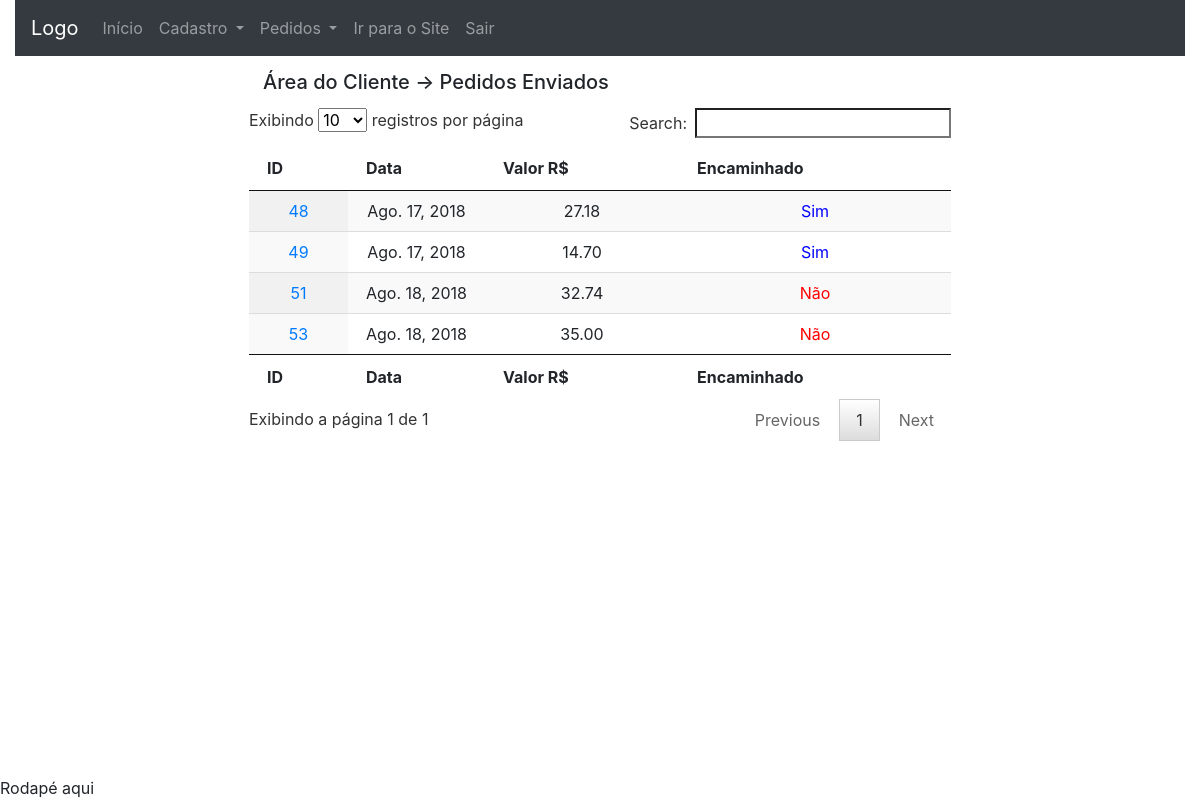
The app's page /area_do_cliente/my_orders/ (signed in), older data.
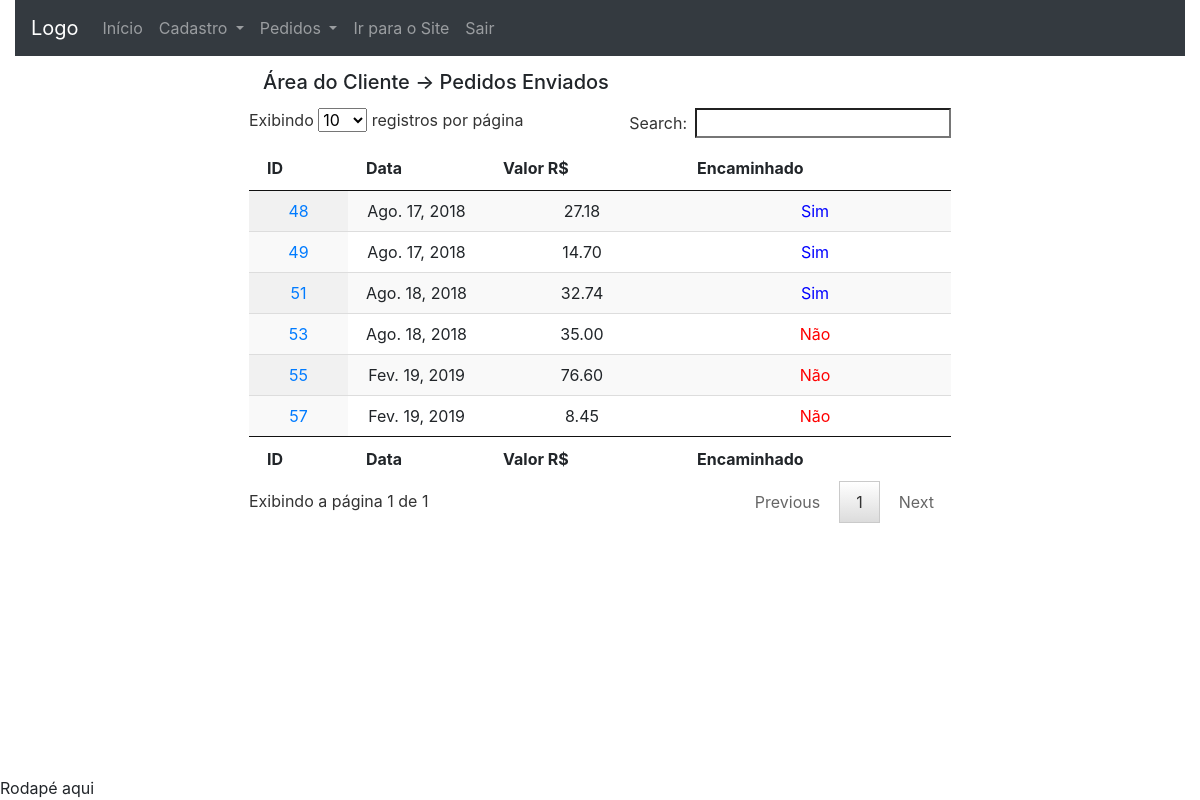
The same page, newer data.
### checkout/models.py (models this page shows, shortened)
class Order(models.Model):
	date = models.DateField(default=date.today, editable=False)
	value = models.DecimalField('Valor R$', max_digits=10,
		decimal_places=2, default=0)
	user = models.ForeignKey(User, on_delete=models.CASCADE,
		null=True, blank=True)
	delivery_address_is_the_same = models.BooleanField(
		verbose_name='Entregar no endereço cadastrado',
		default=True,
		blank=True)
	logradouro = models.CharField('Rua/Avenida', max_length=100,
		null=True, blank=True, default='')
	numero = models.CharField('Número', max_length=100,
		null=True, blank=True, default='')
	cep = models.CharField('CEP', max_length=10, null=True,
		blank=True, default='')
	complemento = models.CharField('Complamento', max_length=100,
		null=True, blank=True, default='')
	bairro = models.CharField('Bairro', max_length=100, null=True,
		blank=True, default='')
	cidade = models.CharField('Cidade', max_length=100, null=True,
		blank=True, default='')
	estado = models.CharField('Estado', max_length=100, null=True,
		blank=True, default='')
	transaction_id = models.CharField('ID da transação', max_length=100,
		null=True, blank=True)
	status_order = models.CharField('Status do Pedido', max_length=10,
		choices=STATUS_ORDER, default='A')
	status_pg = models.CharField('Status PagSeguro', max_length=10,
		choices=STATUS_PAGSEGURO, null=True, blank=True)
	sended = models.BooleanField(
		verbose_name='Enviado',
		default=False,
		blank=True)
	forwarded = models.BooleanField(
		verbose_name='Encaminhado',
		default=False,
		blank=True)
	money = models.DecimalField('Dinheiro R$', max_digits=10,
		decimal_places=2, default=0)
	class Meta:
		verbose_name = 'Pedido'
		verbose_name_plural = 'Pedidos'
		ordering = ['date']
	objects = models.Manager() # The default manager.
	orderManager = OrderManager()

### dashboard_client/views.py (the view)
# urls.py: path('my_orders/', views.my_orders,
@login_required
def my_orders(request):
	sended_orders = Order.objects.filter(user__id=request.user.id)
	context = {
		'sended_orders': sended_orders,
	}
	return render(request, 'dashboard_client/my_orders.html',
		context)

### dashboard_client/templatetags/dc_tags.py (called while the page is built)
@register.simple_tag
def forwarded(value):
	if value:
		return "Sim"
	else:
		return "Não"

### dashboard_client/templates/dashboard_client/my_orders.html (shortened to what this page needs)
{% extends 'dashboard_client/base.html' %}
{% load widget_tweaks %}
{% load dc_tags %}
{% block conteudo %}
<div class="panel panel-default table-two-column panel-large">
	{% block dashboard_title %}
	<div class="panel-heading" style="margin: 2%;">
		<h5>Área do Cliente -> Pedidos Enviados </h5>
	</div>
	{% endblock %}
	<div class="panel-body">
		 <table id="table" class="display" cellspacing="0"
		        width="100%">
		    <thead>
		      <tr>
		        <th>ID</th>
		        <th>Data</th>
		        <th>Valor R$</th>
		        <th>Encaminhado</th>
		      </tr>
		    </thead>
		    <tfoot>
		      <tr>
		        <th>ID</th>
		        <th>Data</th>
		        <th>Valor R$</th>
		        <th>Encaminhado</th>
		      </tr>
		    </tfoot>
		    <tbody>
				{% for order in sended_orders %}
				<tr>
					<td style="text-align: center;">
						<a href="{% url 'dashboard_client:order_detail' order.id %}"
						title="Detalhes do pedido">
					  	{{ order.id }}
						</a>
					</td>
					<td style="text-align: center;">
						{{ order.date }}
					</td>
					<td style="text-align: center;">
						{{ order.value }}
					</td>
					<td style="text-align: center;
					{% if order.forwarded %} color: blue
					{% else %}color: red{% endif %}">
						{% forwarded order.forwarded %}
					</td>
				</tr>
				{% endfor %}
		    </tbody>
		  </table>
	</div>
</div>
{% endblock %}

Row changes from the older to the newer data that the page shows:
changed Order id 51: forwarded "Não" → "Sim"
added Order: id "55", date "Fev. 19, 2019", value "76.60", forwarded "Não"
added Order: id "57", date "Fev. 19, 2019", value "8.45", forwarded "Não"
